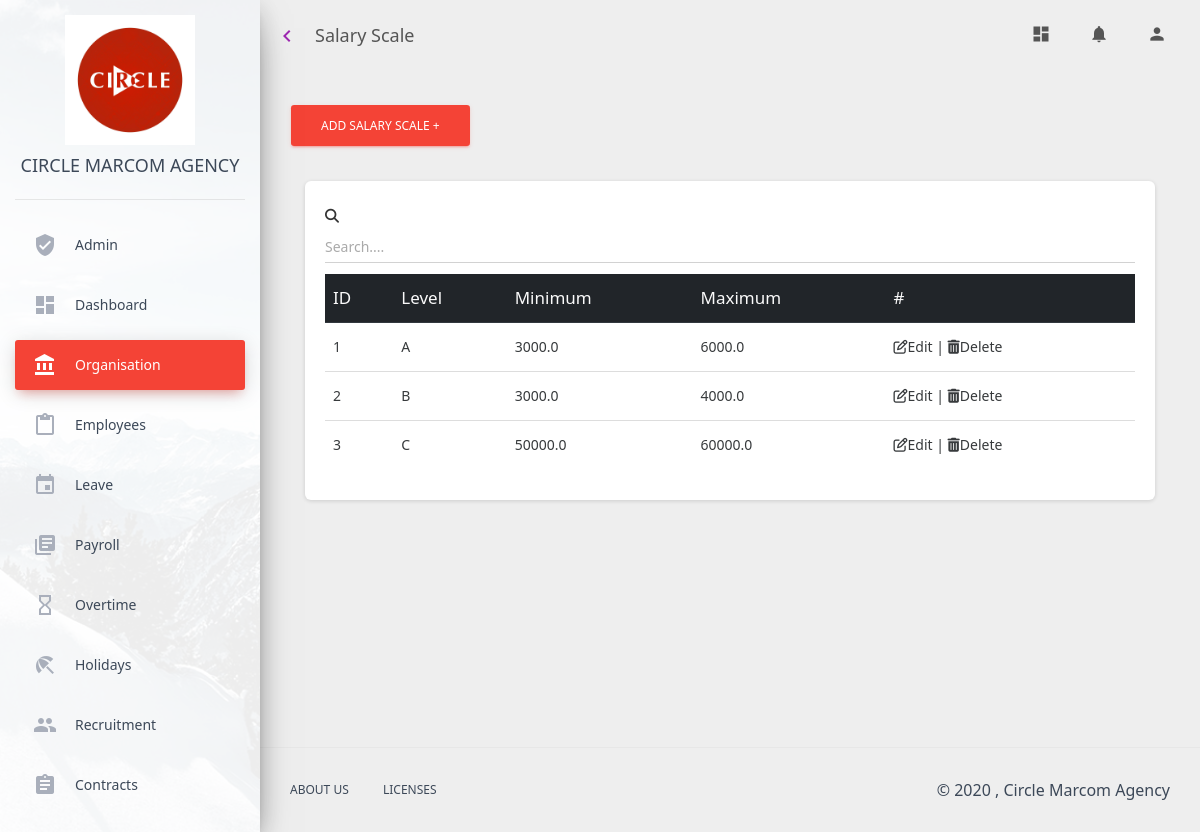
The page /organisationdetails/manage_salary_scale/ on the database its author committed.
### organisation_details/models.py (models this page shows, shortened)
class SalaryScale(models.Model):
    level = models.CharField(max_length=20, null=False, unique=True)
    minimum = models.FloatField()
    maximum = models.FloatField()

### ems_admin/decorators.py (the view)
    def wrapper(request, **kw):
        try:
            user_id = request.user.id
            user = get_user(user_id)
            activity_name = function.__name__
            save_audit_trail(user, activity_name)
            return function(request, **kw)
        except User.DoesNotExist:
            return function(request, **kw)

### ems_admin/selectors.py (called while the page is built)
def get_user(id) -> User:
    user = User.objects.get(pk=id)
    return user

### organisation_details/selectors.py (called while the page is built)
def get_salary_scales():
    return SalaryScale.objects.all()

### organisation_details/views.py (called while the page is built)
@log_activity
def manage_salary_scale_page(request):
    context = {
        "organisation_page": "active",
        "user": request.user,
        "scales": get_salary_scales(),
    }
    return render(request, "organisation_details/manage_salary_scale.html", context)

### organisation_details/templates/organisation_details/manage_salary_scale.html (shortened to what this page needs)
{% extends './base.html' %}
{% block page_title %}
Salary Scale
{% endblock %}
{% block content %}
<div class="content">
    <div class="container-fluid">
        <button type="button" class="btn btn-danger" data-toggle="modal" data-target="#modal_add_new_scale">
            Add Salary Scale +
        </button>
        <div class="col-md-12">
            <div class="card">
                <div class="card-body">
                    {%if scales%}
                    <div class="table-responsive">
                        <div class="form-group ">
                            <i class="fas fa-search " aria-hidden="true"></i>
                            <input id="search_input" type="text" class="form-control" placeholder="Search....">
                        </div>
                        <table class="table table-hover">
                            <thead class="thead-dark">
                            <th>ID</th>
                            <th>Level</th>
                            <th>Minimum</th>
                            <th>Maximum</th>
                            <th>#</th>
                            </thead>
                            <tbody id="scale_list">
                            {% for scale in scales %}
                            <tr>
                                <td>{{ scale.id }}</td>
                                <td><a href="#" style="color: inherit">{{ scale.level }}</a></td>
                                <td>{{ scale.minimum }}</td>
                                <td>{{ scale.maximum }}</td>
                                <td>
                                    <a href="{% url 'edit_salary_scale_page' scale.id%}" style="color:inherit">
                                        <i class="fa fa-edit"></i>Edit</a>
                                    |
                                    <a href="{% url 'delete_salary_scale' scale.id%}"
                                       style="color: inherit" ...
                                       onclick="return confirm('Are you sure you want to delete this Salary Grade?')"><i
                                            class="fa fa-trash"></i>Delete
                                    </a>
                                </td>
                            </tr>
                            {% endfor %}
                            </tbody>
                        </table>
                    </div>
                    {%else%}
                    <h3>No Scales available</h3>
                    {%endif%}
                </div>
            </div>
        </div>
    </div>
</div>
{% endblock content %}

### rows shown on the page
SalaryScale: id "1", level "A", minimum "3000.0", maximum "6000.0"
SalaryScale: id "2", level "B", minimum "3000.0", maximum "4000.0"
SalaryScale: id "3", level "C", minimum "50000.0", maximum "60000.0"
